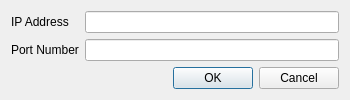
<ui version="4.0" >
 <class>AddRemoteAppDialog</class>
 <widget class="QDialog" name="AddRemoteAppDialog" >
  <property name="geometry" >
   <rect>
    <x>0</x>
    <y>0</y>
    <width>350</width>
    <height>96</height>
   </rect>
  </property>
  <property name="windowTitle" >
   <string>Connect to Application</string>
  </property>
  <layout class="QGridLayout" >
   <item row="0" column="0" >
    <widget class="QLabel" name="label" >
     <property name="text" >
      <string>IP Address</string>
     </property>
    </widget>
   </item>
   <item row="0" column="1" >
    <widget class="QLineEdit" name="txtIPAddress" />
   </item>
   <item row="1" column="0" >
    <widget class="QLabel" name="label_2" >
     <property name="text" >
      <string>Port Number</string>
     </property>
    </widget>
   </item>
   <item row="1" column="1" >
    <widget class="QLineEdit" name="txtPort" />
   </item>
   <item row="2" column="0" colspan="2" >
    <widget class="QDialogButtonBox" name="buttonBox" >
     <property name="orientation" >
      <enum>Qt::Horizontal</enum>
     </property>
     <property name="standardButtons" >
      <set>QDialogButtonBox::Cancel|QDialogButtonBox::Ok</set>
     </property>
    </widget>
   </item>
  </layout>
 </widget>
 <resources/>
 <connections>
  <connection>
   <sender>buttonBox</sender>
   <signal>accepted()</signal>
   <receiver>AddRemoteAppDialog</receiver>
   <slot>accept()</slot>
   <hints>
    <hint type="sourcelabel" >
     <x>248</x>
     <y>254</y>
    </hint>
    <hint type="destinationlabel" >
     <x>157</x>
     <y>274</y>
    </hint>
   </hints>
  </connection>
  <connection>
   <sender>buttonBox</sender>
   <signal>rejected()</signal>
   <receiver>AddRemoteAppDialog</receiver>
   <slot>reject()</slot>
   <hints>
    <hint type="sourcelabel" >
     <x>316</x>
     <y>260</y>
    </hint>
    <hint type="destinationlabel" >
     <x>286</x>
     <y>274</y>
    </hint>
   </hints>
  </connection>
 </connections>
</ui>
